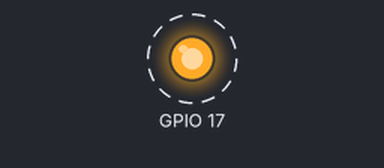
Simulated run of this program. Board: Raspberry Pi (BCM pin numbers), started with the arguments 3 17. Parts: output pins drawn as LEDs (lit = HIGH). Dashed ring = blinking. What the program prints to the terminal is not drawn.

Above: at 0.12 s.
Timing chart, 0 to 3.0 s (numbered marks = the images above):
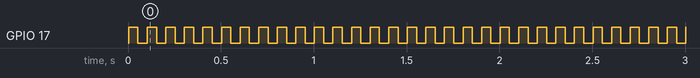

Measured:
- by itself, GPIO 17: alternates HIGH for 0.05 s and LOW for 0.05 s

The program:

IR-jam.py
```python
import sys
import time
import pigpio
# Better version with  variable frequency and predefined gpio pin in bash script
def main():
    if len(sys.argv) != 3:
        print("Usage: IR-jam.py <frequency> <gpio_pin>")
        sys.exit(1)

    gpio_pin = int(sys.argv[2])
    frequency = int(sys.argv[1])

    pi = pigpio.pi()

    pi.set_mode(gpio_pin, pigpio.OUTPUT)
    pi.set_PWM_range(gpio_pin, 255)
    pi.set_PWM_dutycycle(gpio_pin, 128)  # 50% DCL
    pi.set_PWM_frequency(gpio_pin, frequency)

    try:
        print(f"Sending {frequency} square wave PWM. Press Ctrl+C to stop.")
        while True:
            time.sleep(1)
    except KeyboardInterrupt:
        print("\nInterrupted by user.")
    finally:
        pi.set_PWM_dutycycle(gpio_pin, 0)
        pi.stop()

if __name__ == "__main__":
    main()
```
